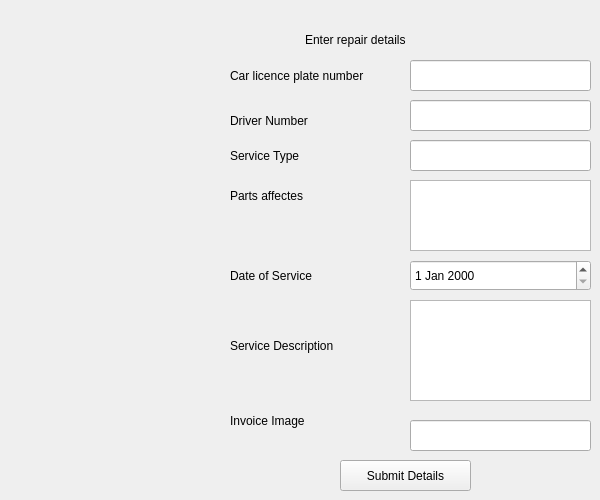
      <widget class="QWidget" name="page_7">
       <widget class="QLineEdit" name="drivernumserv_2">
        <property name="geometry">
         <rect>
          <x>410</x>
          <y>100</y>
          <width>181</width>
          <height>31</height>
         </rect>
        </property>
       </widget>
       <widget class="QLabel" name="label_49">
        <property name="geometry">
         <rect>
          <x>230</x>
          <y>110</y>
          <width>131</width>
          <height>21</height>
         </rect>
        </property>
        <property name="text">
         <string>Driver Number</string>
        </property>
       </widget>
       <widget class="QLabel" name="label_50">
        <property name="geometry">
         <rect>
          <x>230</x>
          <y>410</y>
          <width>131</width>
          <height>21</height>
         </rect>
        </property>
        <property name="text">
         <string>Invoice Image</string>
        </property>
       </widget>
       <widget class="QLabel" name="label_51">
        <property name="geometry">
         <rect>
          <x>230</x>
          <y>180</y>
          <width>131</width>
          <height>31</height>
         </rect>
        </property>
        <property name="text">
         <string>Parts affectes</string>
        </property>
       </widget>
       <widget class="QLabel" name="label_52">
        <property name="geometry">
         <rect>
          <x>230</x>
          <y>260</y>
          <width>141</width>
          <height>31</height>
         </rect>
        </property>
        <property name="text">
         <string>Date of Service</string>
        </property>
       </widget>
       <widget class="QLineEdit" name="servicetype_2">
        <property name="geometry">
         <rect>
          <x>410</x>
          <y>140</y>
          <width>181</width>
          <height>31</height>
         </rect>
        </property>
       </widget>
       <widget class="QTextEdit" name="partsservice_2">
        <property name="geometry">
         <rect>
          <x>410</x>
          <y>180</y>
          <width>181</width>
          <height>71</height>
         </rect>
        </property>
       </widget>
       <widget class="QPushButton" name="submitservice_2">
        <property name="geometry">
         <rect>
          <x>340</x>
          <y>460</y>
          <width>131</width>
          <height>31</height>
         </rect>
        </property>
        <property name="text">
         <string>Submit Details</string>
        </property>
       </widget>
       <widget class="QDateEdit" name="dateservice_2">
        <property name="geometry">
         <rect>
          <x>410</x>
          <y>260</y>
          <width>181</width>
          <height>31</height>
         </rect>
        </property>
       </widget>
       <widget class="QTextEdit" name="servicedescription_2">
        <property name="geometry">
         <rect>
          <x>410</x>
          <y>300</y>
          <width>181</width>
          <height>101</height>
         </rect>
        </property>
       </widget>
       <widget class="QLabel" name="label_53">
        <property name="geometry">
         <rect>
          <x>230</x>
          <y>140</y>
          <width>141</width>
          <height>31</height>
         </rect>
        </property>
        <property name="text">
         <string>Service Type</string>
        </property>
       </widget>
       <widget class="QLabel" name="label_54">
        <property name="geometry">
         <rect>
          <x>230</x>
          <y>65</y>
          <width>171</width>
          <height>21</height>
         </rect>
        </property>
        <property name="text">
         <string>Car licence plate number</string>
        </property>
       </widget>
       <widget class="QLabel" name="label_55">
        <property name="geometry">
         <rect>
          <x>230</x>
          <y>330</y>
          <width>141</width>
          <height>31</height>
         </rect>
        </property>
        <property name="text">
         <string>Service Description</string>
        </property>
       </widget>
       <widget class="QLineEdit" name="numcarserv_2">
        <property name="geometry">
         <rect>
          <x>410</x>
          <y>60</y>
          <width>181</width>
          <height>31</height>
         </rect>
        </property>
       </widget>
       <widget class="QLabel" name="label_56">
        <property name="geometry">
         <rect>
          <x>305</x>
          <y>30</y>
          <width>131</width>
          <height>20</height>
         </rect>
        </property>
        <property name="text">
         <string>Enter repair details</string>
        </property>
       </widget>
       <widget class="QLineEdit" name="serviceinvoice_2">
        <property name="geometry">
         <rect>
          <x>410</x>
          <y>420</y>
          <width>181</width>
          <height>31</height>
         </rect>
        </property>
       </widget>
      </widget>
